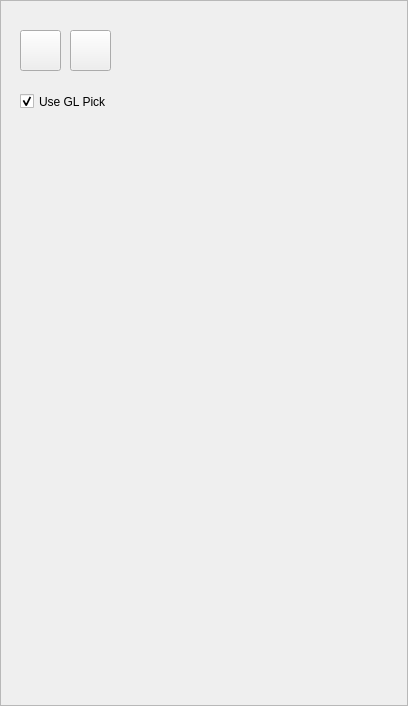
<?xml version="1.0" encoding="UTF-8"?>
<ui version="4.0">
 <class>Framework_Frame</class>
 <widget class="QFrame" name="Framework_Frame">
  <property name="geometry">
   <rect>
    <x>0</x>
    <y>0</y>
    <width>408</width>
    <height>706</height>
   </rect>
  </property>
  <property name="windowTitle">
   <string>Frame</string>
  </property>
  <property name="frameShape">
   <enum>QFrame::StyledPanel</enum>
  </property>
  <property name="frameShadow">
   <enum>QFrame::Raised</enum>
  </property>
  <widget class="QPushButton" name="take_snapshot_pushButton">
   <property name="geometry">
    <rect>
     <x>20</x>
     <y>30</y>
     <width>41</width>
     <height>41</height>
    </rect>
   </property>
   <property name="text">
    <string/>
   </property>
   <property name="icon">
    <iconset resource="../resources/framework.qrc">
     <normaloff>:/images/camera.png</normaloff>:/images/camera.png</iconset>
   </property>
   <property name="iconSize">
    <size>
     <width>32</width>
     <height>32</height>
    </size>
   </property>
  </widget>
  <widget class="QPushButton" name="record_pushButton">
   <property name="geometry">
    <rect>
     <x>70</x>
     <y>30</y>
     <width>41</width>
     <height>41</height>
    </rect>
   </property>
   <property name="text">
    <string/>
   </property>
   <property name="icon">
    <iconset resource="../resources/framework.qrc">
     <normaloff>:/images/player_rec.png</normaloff>:/images/player_rec.png</iconset>
   </property>
   <property name="iconSize">
    <size>
     <width>32</width>
     <height>32</height>
    </size>
   </property>
   <property name="checkable">
    <bool>true</bool>
   </property>
   <property name="checked">
    <bool>false</bool>
   </property>
  </widget>
  <widget class="QCheckBox" name="use_gl_pick_checkBox">
   <property name="geometry">
    <rect>
     <x>20</x>
     <y>90</y>
     <width>121</width>
     <height>23</height>
    </rect>
   </property>
   <property name="toolTip">
    <string>Large models cause model picking to slow rendering.. Disable as necessary</string>
   </property>
   <property name="text">
    <string>Use GL Pick</string>
   </property>
   <property name="checked">
    <bool>true</bool>
   </property>
  </widget>
 </widget>
 <resources>
  <include location="../resources/framework.qrc"/>
 </resources>
 <connections/>
</ui>
